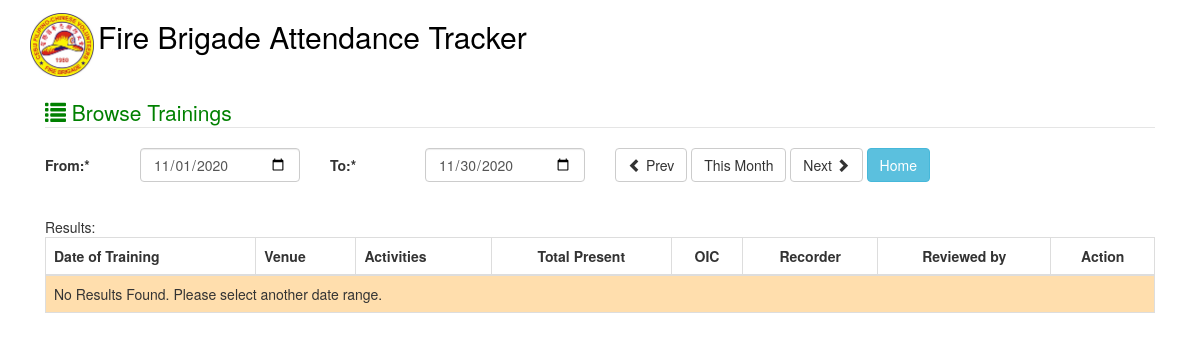
The app's page /index.php/training/lists, older data.
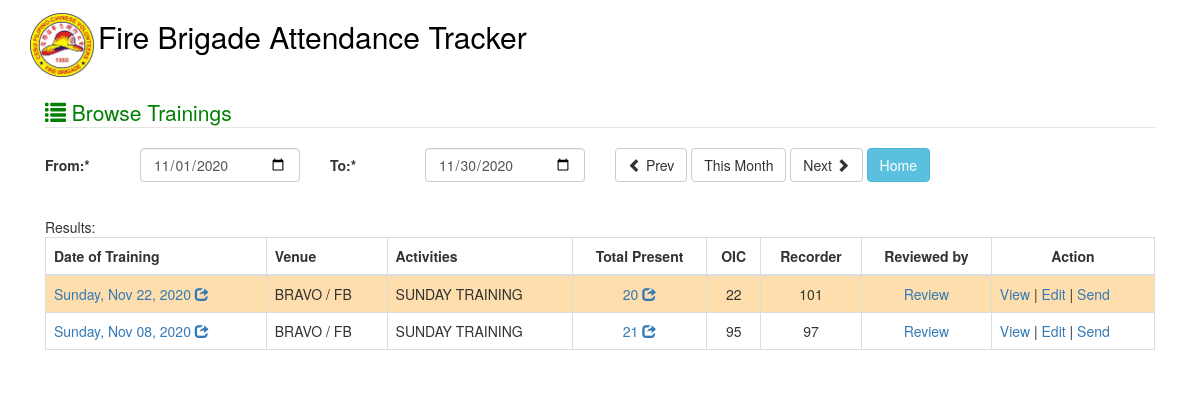
The same page, newer data.
### tables this page shows
CREATE TABLE IF NOT EXISTS `training` (
  `id` bigint(20) NOT NULL AUTO_INCREMENT,
  `date_of_training` date NOT NULL,
  `activity` text NOT NULL,
  `venue` text NOT NULL,
  `oic` varchar(10) NOT NULL,
  `remarks` text NOT NULL,
  `recorder` varchar(10) NOT NULL,
  `approved_by` varchar(10) DEFAULT NULL,
  `sent` tinyint(1) DEFAULT '0',
  `replied` tinyint(1) DEFAULT '0',
  PRIMARY KEY (`id`)
);

### application/controllers/Training.php (called while the page is built, shortened)
<?php
class Training extends CI_Controller {
    function __construct() {
        $this->load->helper('form');
        $this->load->helper('url');
        $this->load->model('training_model');
        $this->load->library('form_validation');
    }
    public function lists()
    {
        $data['selected_title'] = '';
        $data['from_date'] = date('Y-m-01');
        $d = new DateTime( date('Y-m-d') );
        $data['to_date'] = $d->format( 'Y-m-t' );
        $data['training_list'] = [];
        if ($_POST) {
            if (isset($_POST['prev'])) {
                $data['from_date'] = date('Y-m-01', strtotime($this->input->post('from_date')." -1 month"));
                $d = new DateTime( date('Y-m-d', strtotime($this->input->post('from_date')." -1 month")) );
                $data['to_date'] = $d->format( 'Y-m-t' );
            }
            else if (isset($_POST['next'])) {
                $data['from_date'] = date('Y-m-01', strtotime($this->input->post('from_date')." +1 month"));
                $d = new DateTime( date('Y-m-d', strtotime($this->input->post('from_date')." +1 month")) );
                $data['to_date'] = $d->format( 'Y-m-t' );
            }
            else {
                $data['from_date'] = $this->input->post('from_date');
                $data['to_date'] = $this->input->post('to_date');
            }
            $this->form_validation->set_rules('from_date', 'from_date', 'required');
            $this->form_validation->set_rules('to_date', 'to_date', 'required');
            if ($this->form_validation->run() != false){
                $data['training_list'] = $this->training_model->get_training_list_range($data['from_date'], $data['to_date']);
            }
        }
        else {
            $data['training_list'] = $this->training_model->get_training_list_range($data['from_date'], $data['to_date']);
        }
        $this->load->view('training_lists', $data);
    }
}

### index.php (called while the page is built, shortened)
<?php
require_once BASEPATH.'core/CodeIgniter.php';

### application/models/training_model.php (called while the page is built, shortened)
<?php
class Training_model extends CI_Model {
    public function get_training_list_range($from_date, $to_date)
    {
        $query = "SELECT t.*, count(*) AS 'total' FROM `training` t
            LEFT JOIN training_attendance ta ON ta.training_id = t.id
            WHERE `date_of_training` >= '$from_date'
            AND `date_of_training` <= '$to_date'
            GROUP BY ta.training_id
            ORDER BY `date_of_training` DESC";
        $query = $this->db->query($query);
        return $query->result();
    }
}

### application/views/training_lists.php (the view, shortened to what this page needs)
?><!DOCTYPE html>
<html lang="en">
<head>
    <link href="<?= base_url();?>bootstrap/css/bootstrap.css" rel="stylesheet">
</head>
<body>
<div class="container">
    <?php include 'base.inc'; ?>
    <div>&nbsp;</div>
    <div class="col-lg-12">
        <fieldset>
            <legend style="color: green;"><span class="glyphicon glyphicon-list"></span> Browse Trainings</legend>
            <form class="form-horizontal" role="form" id="training_review_form" action='<?= base_url();?>index.php/training/lists' method="post">
                <div class="form-group">
                   <div class="col-lg-1">
                       <label for="title" class="control-label">From:*</label>
                   </div>
                   <div class="col-lg-2">
                       <input type="date" onchange="loadFireLocation();" class="form-control" name="from_date" id="from_date" value="<?=$from_date;?>" autofocus>
                   </div>
                    <div class="col-lg-1">
                        <label for="title" class="control-label">To:*</label>
                    </div>
                    <div class="col-lg-2">
                        <input type="date" onchange="loadFireLocation();" class="form-control" name="to_date" id="to_date" value="<?=$to_date;?>" autofocus>
                    </div>
                   <div class="col-lg-4">
                        <div class="bs-example" data-example-id="single-button-dropdown">
                           <div class="btn-group">
                               <button type="submit" class="btn btn-default" name="prev" value=""><span class="glyphicon glyphicon-chevron-left"></span> Prev</button>
                           </div>
                           <div class="btn-group">
                               <a href="<?= base_url();?>index.php/training/lists" class="btn btn-default" >This Month</a>
                           </div>
                           <div class="btn-group">
                               <button type="submit" class="btn btn-default" name="next" value="">Next <span class="glyphicon glyphicon-chevron-right"></span></button>
                           </div>
                            <div class="btn-group">
                                <a href="<?= base_url();?>index.php/main" class="btn btn-info" >Home</a>
                            </div>
                        </div>
                    </div>
                </div>
            </form>
            <br>
            Results:
            <div >
                <table class="table table-striped table-bordered table-hover" id="dataTables-example">
                    <thead>
                        <tr>
                            <th>Date of Training</th>
                            <th>Venue</th>
                            <th>Activities</th>
                            <th style="text-align: center;">Total Present</th>
                            <th style="text-align: center;">OIC</th>
                            <th style="text-align: center;">Recorder</th>
                            <th style="text-align: center;">Reviewed by</th>
                            <th style="text-align: center;">Action</th>
                        </tr>
                    </thead>
                    <tbody>
                        <?php if (count($training_list) > 0) {?>
                            <?php foreach ($training_list as $key => $value) {?>
                            <tr>
                                <td title="show details"><a href="training_details/<?=$value->id;?>" data-toggle="modal" data-target="#myLargeModalLabel"><?php echo date('l, M d, Y',strtotime($value->date_of_training)); ?> <span class="glyphicon glyphicon-share"></span></a></td>
                                <td><?php echo $value->venue; ?></td>
                                <td><?php echo $value->activity; ?></td>
                                <td style="text-align: center" title="show details"><a href="training_details/<?=$value->id;?>" data-toggle="modal" data-target="#myLargeModalLabel"><?php echo $value->total; ?> <span class="glyphicon glyphicon-share"></span></a></td>
                                <td style="text-align: center"><?php echo $value->oic; ?></td>
                                <td style="text-align: center"><?php echo $value->recorder; ?></td>
                                <td style="text-align: center">
                                    <?php if($value->approved_by == null){ ?>
                                        <a href="training_details/<?=$value->id;?>" data-toggle="modal" data-target="#myLargeModalLabel">Review</a>
                                    <?php } else { ?>
                                    <?php echo $value->approved_by; ?>
                                    <?php } ?>
                                </td>
                                <td title="show actions">
                                    <a href="training_details/<?=$value->id;?>" data-toggle="modal" data-target="#myLargeModalLabel">View</a> |
                                    <a href="training_edit/<?=$value->id;?>" data-toggle="modal" data-target="#editTrainingDetails">Edit</a> |
                                    <?php if($value->approved_by == null){ ?>
                                    <a href="#" onclick="return sendTraining(<?=$value->id;?>);">Send</a>
                                    <?php } ?>
                                </td>
                            </tr>
                            <?php } ?>
                        <?php } else {?>
                            <tr>
                                <td colspan="8">No Results Found. Please select another date range.</td>
                            </tr>
                        <?php }?>
                    </tbody>
                </table>
            </div>
        </fieldset>
    </div>
</div>
</body>
</html>

### application/views/base.inc
<div>
    <a href="<?= base_url();?>" style="color:black;cursor: pointer;">
    <img src="<?= base_url();?>image/logo.png" width="64px" style="display: inline-block;">
    <h2 style="display: inline-block;"> Fire Brigade Attendance Tracker</h2>
    </a>
</div>

Row changes from the older to the newer data that the page shows:
added training: date_of_training "Sunday, Nov 22, 2020", venue "BRAVO / FB", activity "SUNDAY TRAINING", total "20", oic "22", recorder "101"
added training: date_of_training "Sunday, Nov 08, 2020", venue "BRAVO / FB", activity "SUNDAY TRAINING", total "21", oic "95", recorder "97"
Text that changed along with them:
text no longer shown: "No Results Found. Please select another date range."
